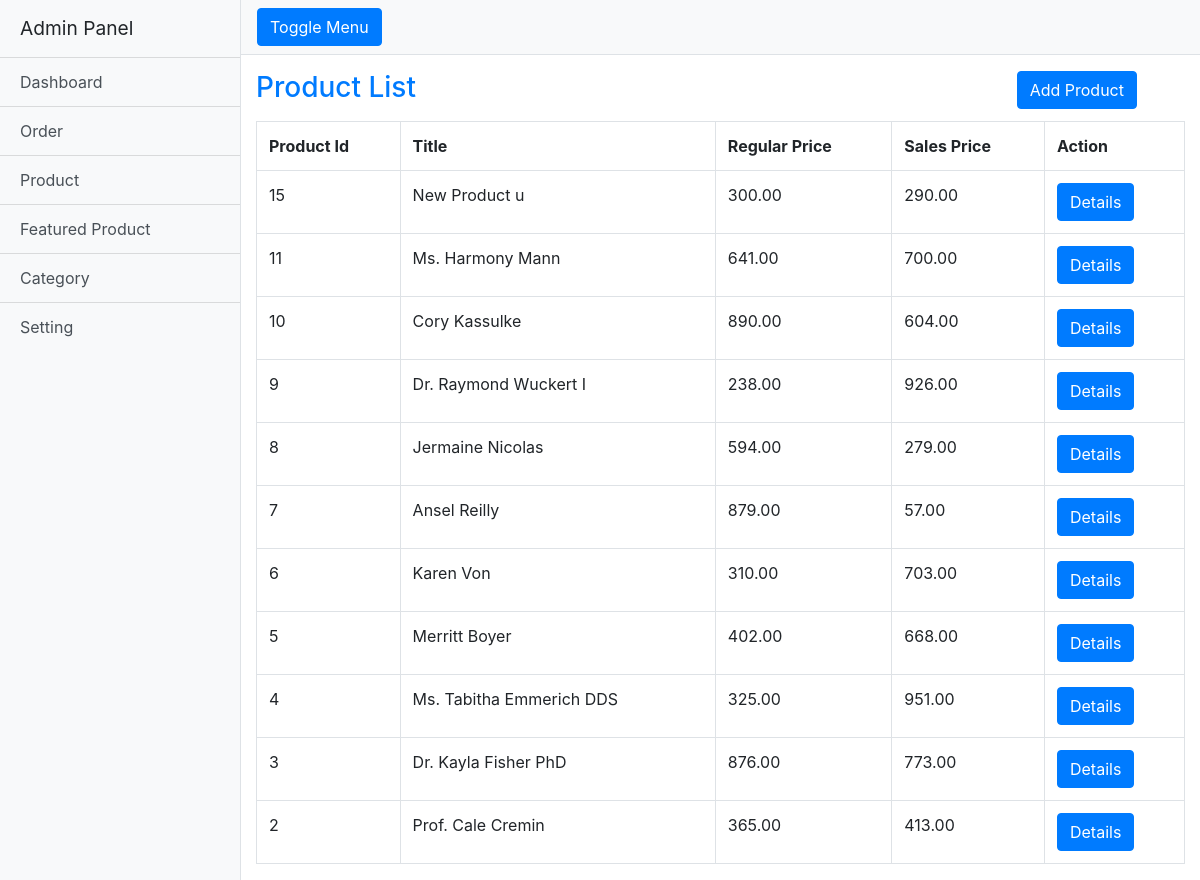
/admin/products.php, run on the app's committed database.
### tables this page shows
CREATE TABLE `products` (
  `id` bigint(20) UNSIGNED NOT NULL,
  `title` varchar(100) NOT NULL,
  `regular_price` double(8,2) NOT NULL,
  `sale_price` double(8,2) NOT NULL,
  `category_id` bigint(20) UNSIGNED NOT NULL,
  `status` tinyint(4) NOT NULL DEFAULT 1,
  `created_at` timestamp NULL DEFAULT NULL,
  `updated_at` timestamp NULL DEFAULT NULL
);

### inc/database.php (called while the page is built, shortened)
<?php
class Database{
    public $host   = 'localhost';
    public $user   = 'root';
    public $pass   = '';
    public $dbname = 'ecomphp';
    public $conn;
    public function __construct()
    {
        $this->conn = new mysqli(
            $this->host,
            $this->user,
            $this->pass,
            $this->dbname
        );
    }
    public function select($query){
        $result = $this->conn->query($query) or
        die($this->conn->error . __LINE__);
        if($result->num_rows > 0){
            return $result;
        }else{
            return false;
        }
    }
}
?>

### admin/products.php (the view, shortened to what this page needs)
<?php include 'header.php'; ?>
<?php
    $db = new Database();
    $result = $db->select("SELECT * FROM products ORDER BY id DESC");
?>
<div class="container">
<div class="my-3">
            <h3 class="text-center my-3 text-primary d-inline">Product List</h3>
            <p class="d-inline"><a href="./addproduct.php" class="float-right mr-5 btn btn-primary">Add Product</a></p>
        </div>
    <table class="table table-bordered">
             <tr>
                <th>Product Id</th>
                <th>Title</th>
                <th>Regular Price</th>
                <th>Sales Price</th>
                <th>Action</th>
            </tr>
            <?php while($row = $result->fetch_assoc()): ?>
            <tr>
                <td><?php echo $row['id']; ?></td>
                <td><?php echo $row['title']; ?></td>
                <td><?php echo $row['regular_price']; ?></td>
                <td><?php echo $row['sale_price']; ?></td>
            <td><a href="product-details.php?product=<?php echo $row['id']; ?>" class="btn btn-primary">Details</a></td>
            </tr>
            <?php endwhile; ?>
    </table>
</div>
<?php include 'footer.php'; ?>

### admin/css/simple-sidebar.css (style rules this page uses)
body { overflow-x: hidden; }

### data on the page
products: id "15", title "New Product u", regular_price "300.00", sale_price "290.00"
products: id "11", title "Ms. Harmony Mann", regular_price "641.00", sale_price "700.00"
products: id "10", title "Cory Kassulke", regular_price "890.00", sale_price "604.00"
products: id "9", title "Dr. Raymond Wuckert I", regular_price "238.00", sale_price "926.00"
products: id "8", title "Jermaine Nicolas", regular_price "594.00", sale_price "279.00"
products: id "7", title "Ansel Reilly", regular_price "879.00", sale_price "57.00"
products: id "6", title "Karen Von", regular_price "310.00", sale_price "703.00"
products: id "5", title "Merritt Boyer", regular_price "402.00", sale_price "668.00"
products: id "4", title "Ms. Tabitha Emmerich DDS", regular_price "325.00", sale_price "951.00"
products: id "3", title "Dr. Kayla Fisher PhD", regular_price "876.00", sale_price "773.00"
products: id "2", title "Prof. Cale Cremin", regular_price "365.00", sale_price "413.00"
